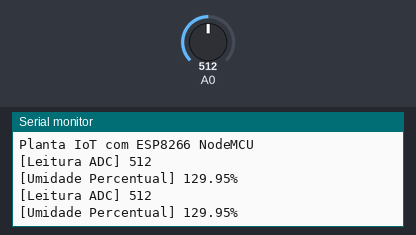
Bench run of a program on a simulated ESP8266 (NodeMCU). Shown: the last lines printed to the serial monitor. The test bench sets the inputs (shaded band); at power-on: A0 = 512. WiFi joins after 1.5 s; servers stay silent unless stated.

Above: at 4.7 s.
4.8 s: A0 set to 640
At 6.1 s:
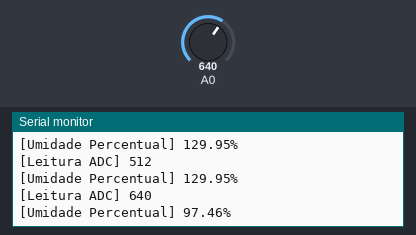
6.3 s: A0 set to 620
At 7.3 s:
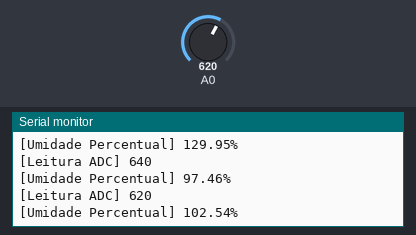
Timing chart, 0 to 9.3 s (numbered marks = the images above; inputs shaded):
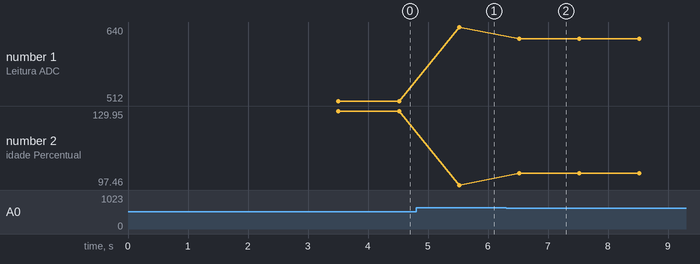

The program:

main.cpp
```cpp
#include <ESP8266WiFi.h>
#define SSID_REDE     "liquuidN"  // nome da rede
#define SENHA_REDE    "3g3g3g3g"  //senha da rede

WiFiClient client;

void FazConexaoWiFi(void);
float FazLeituraUmidade(void);

/*
 * Implementações
 */


//Função: faz a conexão WiFI
//Parâmetros: nenhum
//Retorno: nenhum
void FazConexaoWiFi(void)
{
    client.stop();
    Serial.println("Conectando-se à rede WiFi...");
    Serial.println();
    delay(1000);
    WiFi.begin(SSID_REDE, SENHA_REDE);

    while (WiFi.status() != WL_CONNECTED)
    {
        delay(500);
        Serial.print(".");
    }

    Serial.println("");
    Serial.println("WiFi connectado com sucesso!");
    Serial.println("IP obtido: ");
    Serial.println(WiFi.localIP());

    delay(1000);
}

//Função: faz a leitura do nível de umidade
//Parâmetros: nenhum
//Retorno: umidade percentual (0-100)
//Observação: o ADC do NodeMCU permite até, no máximo, 3.3V. Dessa forma,
//            para 3.3V, obtem-se (empiricamente) 978 como leitura de ADC
float FazLeituraUmidade(void)
{
    int ValorADC;
    float UmidadePercentual;
    float max = 1024;
    float min = 630;
    float interval = max-min;


     ValorADC = analogRead(0);   //978 -> 3,3V
     Serial.print("[Leitura ADC] ");
     Serial.println(ValorADC);

     UmidadePercentual = 100 * (1.0 - (interval - (max - (float)ValorADC)) / interval) ;
     Serial.print("[Umidade Percentual] ");
     Serial.print(UmidadePercentual);
     Serial.println("%");

     return UmidadePercentual;
}
void setup()
{
    Serial.begin(9600);
    FazConexaoWiFi();
    Serial.println("Planta IoT com ESP8266 NodeMCU");
}

//loop principal
void loop()
{
    float UmidadePercentualLida;
    int UmidadePercentualTruncada;
    char FieldUmidade[11];

    //Força desconexão ao ThingSpeak (se ainda estiver desconectado)
    if (client.connected())
    {
        client.stop();
        Serial.println("- Desconectado do ThingSpeak");
        Serial.println();
    }

    UmidadePercentualLida = FazLeituraUmidade();
    UmidadePercentualTruncada = (int)UmidadePercentualLida; //trunca umidade como número inteiro
    delay(1000);
}
```

Measured:
- after the input at 4.8 s, the serial monitor: prints a new line after 0.72 s (image 1)
- after the input at 6.3 s, the serial monitor: prints a new line after 0.22 s (image 2)
- plotted number 1: 512 → 640 after the input at 4.8 s, 640 → 620 after the input at 6.3 s
- plotted number 2: 129.95 → 97.46 after the input at 4.8 s, 97.46 → 102.54 after the input at 6.3 s
